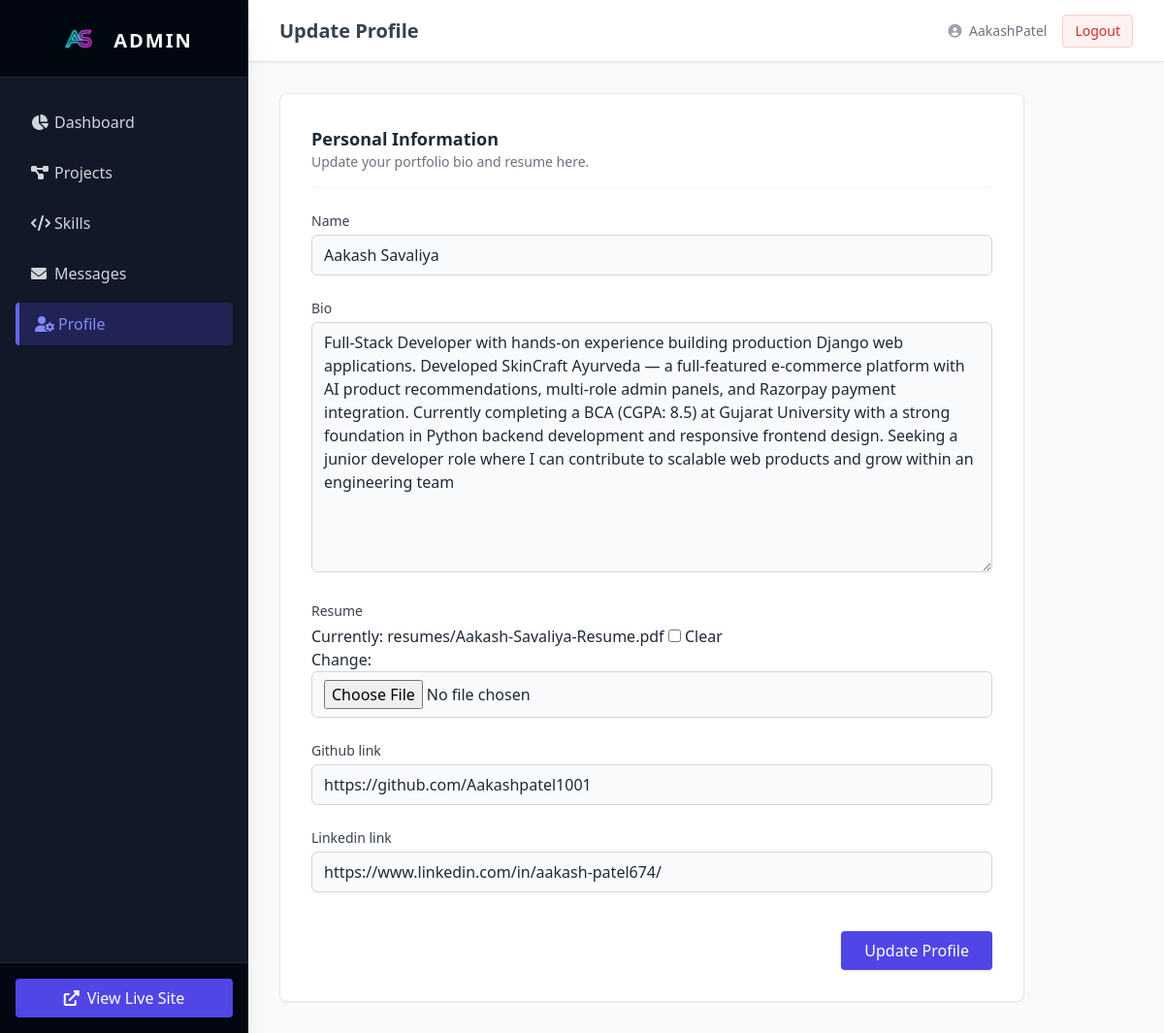
Screenshot of /dashboard/profile/ (signed in) with the database file from the repository.
### myapp/models.py (models this page shows, shortened)
class Profile(models.Model):
    name = models.CharField(max_length=100)
    bio = models.TextField()
    resume = models.FileField(upload_to='resumes/', blank=True, null=True)
    github_link = models.URLField(blank=True, null=True)
    linkedin_link = models.URLField(blank=True, null=True)

### myapp/views.py (the view)
# urls.py: path('dashboard/profile/', views.profile_update, name='profile_update'),
@login_required(login_url='/admin/login/')
@user_passes_test(is_admin)
def profile_update(request):
    profile = Profile.objects.first()
    if request.method == 'POST':
        form = ProfileForm(request.POST, request.FILES, instance=profile)
        if form.is_valid():
            form.save()
            messages.success(request, 'Profile updated successfully.')
            return redirect('dashboard_index')
    else:
        form = ProfileForm(instance=profile)
    return render(request, 'dashboard/profile_form.html', {'form': form, 'title': 'Update Profile'})

### myapp/forms.py
class ProfileForm(forms.ModelForm):
    class Meta:
        model = Profile
        fields = ['name', 'bio', 'resume', 'github_link', 'linkedin_link']

### myapp/views.py (called while the page is built)
def is_admin(user):
    return user.is_superuser

### templates/dashboard/profile_form.html (shortened to what this page needs)
{% extends 'dashboard/base.html' %}
{% block header %}{{ title }}{% endblock %}
{% block content %}
<div class="bg-white rounded-lg shadow-sm border border-gray-200 p-8 max-w-3xl">
    <div class="mb-6 pb-4 border-b border-gray-100">
        <h3 class="text-lg font-semibold text-gray-800">Personal Information</h3>
        <p class="text-sm text-gray-500">Update your portfolio bio and resume here.</p>
    </div>
    <form method="POST" enctype="multipart/form-data" class="space-y-6">
        <div class="grid grid-cols-1 gap-6">
            {% for field in form %}
            <div>
                <label for="{{ field.id_for_label }}" class="block text-sm font-medium text-gray-700 mb-1">{{ field.label }}</label>
                {{ field }}
            </div>
            {% endfor %}
        </div>
        <div class="pt-4 flex justify-end">
            <button type="submit" class="bg-indigo-600 text-white px-6 py-2 rounded shadow hover:bg-indigo-700 transition">Update Profile</button>
        </div>
    </form>
</div>
{% endblock %}

### templates/dashboard/base.html (shortened to what this page needs)
{% load static %}
<!DOCTYPE html>
<html lang="en">
<head>
    <script src="https://cdn.tailwindcss.com"></script>
    <link href="https://cdnjs.cloudflare.com/ajax/libs/font-awesome/6.0.0/css/all.min.css" rel="stylesheet">
</head>
<body class="bg-gray-100 flex h-screen text-gray-800 font-sans">
    <aside class="w-64 bg-gray-900 text-gray-300 flex flex-col shadow-xl z-10 transition-all">
        <div class="h-20 flex items-center justify-center border-b border-gray-800 bg-gray-950 px-4">
            <a href="{% url 'dashboard_index' %}" class="flex items-center justify-center w-full group">
                <img src="{% static 'images/favicon.png' %}" alt="Logo" class="w-12 h-12 object-contain mr-3 transition-transform duration-300 group-hover:scale-110 drop-shadow-md">
                <span class="text-xl font-bold tracking-widest text-white uppercase mt-1">Admin</span>
            </a>
        </div>
        <nav class="flex-1 px-4 py-6 space-y-2">
            <a href="{% url 'dashboard_index' %}" class="flex items-center px-4 py-2.5 rounded transition duration-200 hover:bg-gray-800 hover:text-white "><i class="fas fa-chart-pie w-6"></i> Dashboard</a>
            <a href="{% url 'dashboard_projects' %}" class="flex items-center px-4 py-2.5 rounded transition duration-200 hover:bg-gray-800 hover:text-white "><i class="fas fa-project-diagram w-6"></i> Projects</a>
            <a href="{% url 'dashboard_skills' %}" class="flex items-center px-4 py-2.5 rounded transition duration-200 hover:bg-gray-800 hover:text-white "><i class="fas fa-code w-6"></i> Skills</a>
            <a href="{% url 'dashboard_messages' %}" class="flex items-center px-4 py-2.5 rounded transition duration-200 hover:bg-gray-800 hover:text-white "><i class="fas fa-envelope w-6"></i> Messages</a>
            <a href="{% url 'profile_update' %}" class="flex items-center px-4 py-2.5 rounded transition duration-200 hover:bg-gray-800 hover:text-white {% if 'profile' in request.resolver_match.url_name %}bg-indigo-900/50 text-indigo-400 border-l-4 border-indigo-500{% endif %}"><i class="fas fa-user-cog w-6"></i> Profile</a>
        </nav>
        <div class="p-4 border-t border-gray-800 bg-gray-950">
            <a href="{% url 'home' %}" target="_blank" class="flex items-center justify-center w-full px-4 py-2 bg-indigo-600 text-white rounded hover:bg-indigo-700 transition shadow"><i class="fas fa-external-link-alt mr-2"></i> View Live Site</a>
        </div>
    </aside>
    <div class="flex-1 flex flex-col overflow-hidden relative">
        <header class="h-16 bg-white shadow-sm border-b border-gray-200 flex items-center justify-between px-8 z-0">
            <h2 class="text-xl font-semibold text-gray-700">{% block header %}Dashboard{% endblock %}</h2>
            <div class="flex items-center space-x-4">
                <span class="text-sm text-gray-500"><i class="fas fa-user-circle text-gray-400 mr-1"></i> {{ user.username }}</span>
                <a href="/admin/logout/" class="text-sm bg-red-50 text-red-600 px-3 py-1.5 rounded border border-red-200 hover:bg-red-100 transition">Logout</a>
            </div>
        </header>
        <main class="flex-1 overflow-x-hidden overflow-y-auto bg-gray-50 p-8">
            {% block content %}{% endblock %}
        </main>
    </div>
</body>
</html>

### rows the page displays
Profile: form "Aakash Savaliya" "Full-Stack Developer with hands-on experience building production Django web applications. Developed SkinCraft Ayurveda — a full-featured e-commerce platform with AI product recommendations, multi-role admin panels, and Razorpay payment integration. Currently completing a BCA (CGPA: 8.5) at Gujarat University with a strong foundation in Python backend development and responsive frontend design. Seeking a junior developer role where I can contribute to scalable web products and grow within an engineering team" "https://github.com/Aakashpatel1001" "https://www.linkedin.com/in/aakash-patel674/"

### other values shown
{{ title }} "Update Profile"
{{ user.username }} "AakashPatel"
{{ field.label }} "Name" "Bio" "Resume" "Github link" "Linkedin link"
